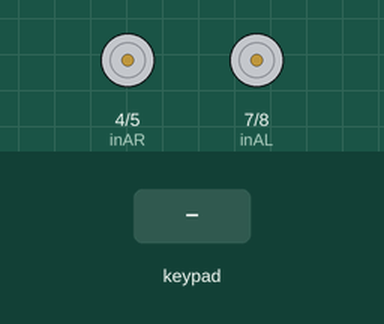
This sketch was run on a simulated Arduino Uno, built with avr-gcc and run on an emulated ATmega328P. Shown: motor-driver pin pairs drawn as motors (green arrow = first pin HIGH = forward, orange = second pin HIGH = backward, longer = more drive, scaled by the enable pin). The test bench sets the inputs (shaded band).

Above: at 1.2 s.
1.3 s: key 'U' pressed
At 1.5 s:
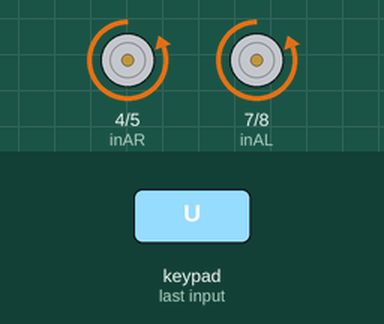
3.2 s: key 'D' pressed
At 3.4 s:
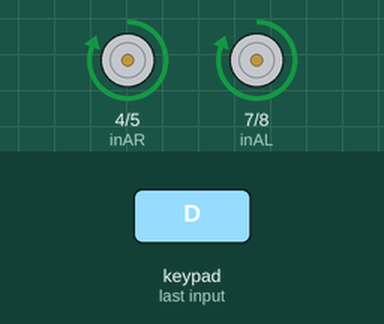
5.1 s: key 'L' pressed
At 5.3 s:
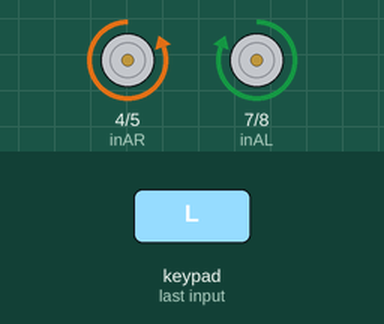
7.0 s: key 'R' pressed
At 7.2 s:
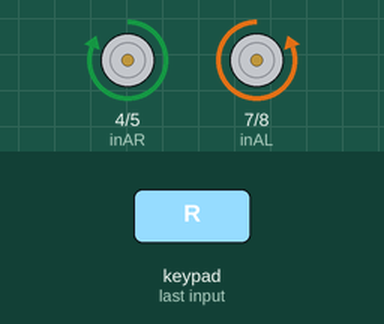
Timing chart, 0 to 9.9 s (numbered marks = the images above; inputs shaded):
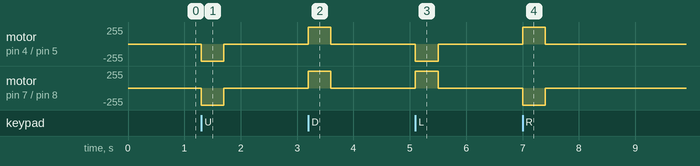

Measured:
- after the input at 1.3 s, motor on pin 4 (inAR) / pin 5 (inBR), motor on pin 7 (inAL) / pin 8 (inBL): stopped → backward 255/255 at once, → stopped 0.40 s later
- after the input at 3.2 s, motor on pin 4 (inAR) / pin 5 (inBR), motor on pin 7 (inAL) / pin 8 (inBL): stopped → forward 255/255 at once, → stopped 0.40 s later
- after the input at 5.1 s, motor on pin 4 (inAR) / pin 5 (inBR): stopped → backward 255/255 at once, → stopped 0.40 s later; motor on pin 7 (inAL) / pin 8 (inBL): stopped → forward 255/255 at once, → stopped 0.40 s later
- after the input at 7.0 s, motor on pin 4 (inAR) / pin 5 (inBR): stopped → forward 255/255 at once, → stopped 0.40 s later; motor on pin 7 (inAL) / pin 8 (inBL): stopped → backward 255/255 at once, → stopped 0.40 s later

The sketch:

carv3.ino
```cpp
#define CUSTOM_SETTINGS

#define INCLUDE_GAMEPAD_MODULE

#include <Dabble.h>
// L293D Motor Driver Pins
int enR = 3;
int enL = 6;
int inAR = 4;
int inBR = 5;
int inAL = 7;
int inBL = 8;


void setup()
{
  pinMode(enR, OUTPUT);
  pinMode(enL, OUTPUT);
  pinMode(inAR, OUTPUT);
  pinMode(inBR, OUTPUT);
  pinMode(inAL, OUTPUT);
  pinMode(inBL, OUTPUT);
  Dabble.begin(9600);
}

void loop() {
Dabble.processInput(); // <-- Gathering Input Data

  if (GamePad.isUpPressed()) // <-- When upward button is pressed on gamepad
  {
    analogWrite(enR, 255);
    analogWrite(enL, 255);
    digitalWrite(inAR, LOW);
    digitalWrite(inBR, HIGH);
    digitalWrite(inAL, LOW);
    digitalWrite(inBL, HIGH);
  }

  else if (GamePad.isDownPressed()) // <-- When downward button is pressed on gamepad
  {
    analogWrite(enR, 255);
    analogWrite(enL, 255);
    digitalWrite(inAR, HIGH);
    digitalWrite(inBR, LOW);
    digitalWrite(inAL, HIGH);
    digitalWrite(inBL, LOW);
  }

  else if (GamePad.isLeftPressed()) // <-- When left button is pressed on gamepad
  {
    analogWrite(enR, 255);
    analogWrite(enL, 255);
    digitalWrite(inAR, LOW);
    digitalWrite(inBR, HIGH);
    digitalWrite(inAL, HIGH);
    digitalWrite(inBL, LOW);
  }

  else if (GamePad.isRightPressed()) // <-- When right button is pressed on gamepad
  {
    analogWrite(enR, 255);
    analogWrite(enL, 255);
    digitalWrite(inAR, HIGH);
    digitalWrite(inBR, LOW);
    digitalWrite(inAL, LOW);
    digitalWrite(inBL, HIGH);
  }
  else
  {
    analogWrite(enR, 0); // <-- When no button is pressed on gamepad
    analogWrite(enL, 0);
    digitalWrite(inAR, LOW);
    digitalWrite(inBR, LOW);
    digitalWrite(inAL, LOW);
    digitalWrite(inBL, LOW);
  }
}
```
